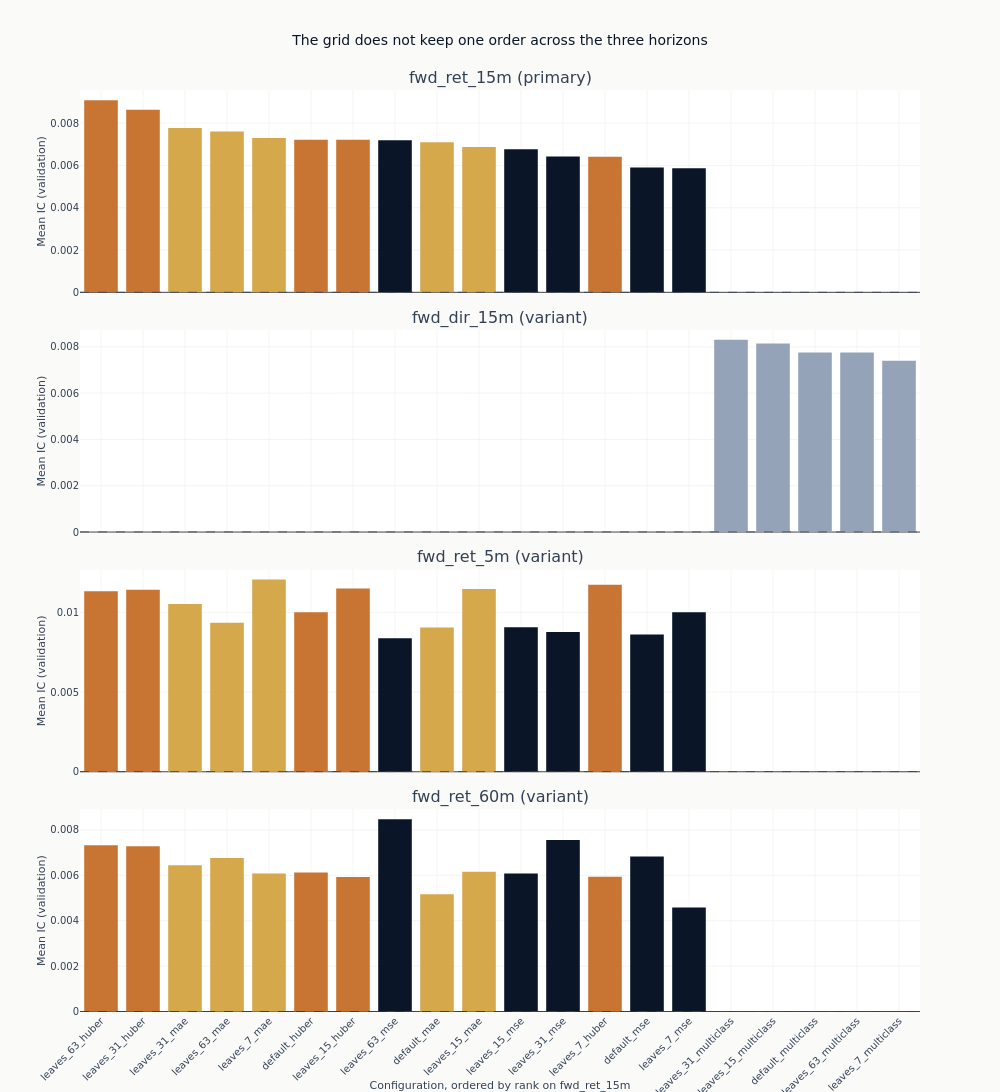

Notebook code for this chart:
### Markdown cell above
### Comparing every configuration at the same training length

The chart below drops the checkpoint dimension by taking each configuration's final state, so
every configuration is compared at the same amount of training. That is the comparison that does
not require choosing anything after the fact.

The configurations are held in one order across the panels - their ranking on the primary label
- so a panel that does not descend is a horizon that orders the grid differently. That is the
result worth having from a three-horizon sweep: an ordering that holds across the horizon
change is a property of the models, and one that does not is a property of the horizon.

### Code cell
final = (
    catalog.filter(pl.col("checkpoint_value") == pl.col("checkpoint_value").max().over("label"))
    .filter("full_coverage")
    .sort(["label", "ic_mean"], descending=[False, True])
)
final_iteration = int(final.get_column("checkpoint_value").max())
config_order = (
    final.filter(pl.col("label") == order_label)
    .sort("ic_mean", descending=True)
    .get_column("config_name")
    .to_list()
)

fig_final = make_subplots(
    rows=len(panel_labels),
    cols=1,
    shared_xaxes=True,
    vertical_spacing=0.04,
    subplot_titles=[
        f"{label} ({'primary' if label == primary else 'variant'})" for label in panel_labels
    ],
)
for row, label in enumerate(panel_labels, start=1):
    panel = final.filter(pl.col("label") == label)
    # A label whose menu declares different configurations - the classification one does - keeps
    # its own members and appends them after the shared order rather than being dropped.
    order = [name for name in config_order if name in set(panel.get_column("config_name"))]
    order += [name for name in panel.get_column("config_name").to_list() if name not in order]
    panel = panel.with_columns(
        rank=pl.col("config_name").replace_strict(
            {name: index for index, name in enumerate(order)}, return_dtype=pl.Int32
        )
    ).sort("rank")
    fig_final.add_trace(
        go.Bar(
            x=panel.get_column("config_name").to_list(),
            y=panel.get_column("ic_mean").to_list(),
            marker_color=[
                objectives[objective_of(name)] for name in panel.get_column("config_name")
            ],
            showlegend=False,
        ),
        row=row,
        col=1,
    )
    fig_final.add_hline(
        y=0, line_width=1, line_dash="dash", line_color=COLORS["neutral"], row=row, col=1
    )
    fig_final.update_yaxes(title_text="Mean IC (validation)", row=row, col=1)
fig_final.update_xaxes(
    title_text=f"Configuration, ordered by rank on {order_label}",
    tickangle=-45,
    row=len(panel_labels),
    col=1,
)
fig_final.update_layout(
    title="The grid does not keep one order across the three horizons",
    height=280 * len(panel_labels),
    width=1000,
    margin=dict(t=90),
)
show_plotly_with_alt(
    fig_final,
    "Bar charts of mean validation information coefficient at the final boosting iteration, one "
    "panel per declared label, bars coloured by loss function and held in the primary label's "
    "ranking order across every panel. The primary panel descends by construction; whether the "
    "others do is the comparison the figure exists for. Every panel carries a dashed zero line "
    "and the vertical scale is thousandths of rank correlation.",
)

### Figure 1 — Plotly figure (JSON) as saved in the notebook; plotly's stock layout.template omitted (floating-point values rounded to 4 significant figures)
{"data": [{"marker": {"color": ["#C87533", "#C87533", "#D4A84B", "#D4A84B", "#D4A84B", "#C87533", "#C87533", "#0a1628", "#D4A84B", "#D4A84B", "#0a1628", "#0a1628", "#C87533", "#0a1628", "#0a1628"]}, "showlegend": false, "type": "bar", "x": ["leaves_63_huber", "leaves_31_huber", "leaves_31_mae", "leaves_63_mae", "leaves_7_mae", "default_huber", "leaves_15_huber", "leaves_63_mse", "default_mae", "leaves_15_mae", "leaves_15_mse", "leaves_31_mse", "leaves_7_huber", "default_mse", "leaves_7_mse"], "xaxis": "x", "y": [0.009085, 0.00863, 0.007771, 0.007609, 0.007294, 0.007215, 0.007211, 0.007195, 0.007094, 0.006874, 0.006769, 0.00642, 0.006414, 0.005901, 0.00587], "yaxis": "y"}, {"marker": {"color": ["#94a3b8", "#94a3b8", "#94a3b8", "#94a3b8", "#94a3b8"]}, "showlegend": false, "type": "bar", "x": ["leaves_31_multiclass", "leaves_15_multiclass", "default_multiclass", "leaves_63_multiclass", "leaves_7_multiclass"], "xaxis": "x2", "y": [0.008297, 0.008141, 0.007757, 0.007749, 0.0074], "yaxis": "y2"}, {"marker": {"color": ["#C87533", "#C87533", "#D4A84B", "#D4A84B", "#D4A84B", "#C87533", "#C87533", "#0a1628", "#D4A84B", "#D4A84B", "#0a1628", "#0a1628", "#C87533", "#0a1628", "#0a1628"]}, "showlegend": false, "type": "bar", "x": ["leaves_63_huber", "leaves_31_huber", "leaves_31_mae", "leaves_63_mae", "leaves_7_mae", "default_huber", "leaves_15_huber", "leaves_63_mse", "default_mae", "leaves_15_mae", "leaves_15_mse", "leaves_31_mse", "leaves_7_huber", "default_mse", "leaves_7_mse"], "xaxis": "x3", "y": [0.01133, 0.01143, 0.01052, 0.009343, 0.01206, 0.01, 0.0115, 0.008376, 0.009059, 0.01146, 0.009064, 0.008778, 0.01174, 0.008621, 0.01001], "yaxis": "y3"}, {"marker": {"color": ["#C87533", "#C87533", "#D4A84B", "#D4A84B", "#D4A84B", "#C87533", "#C87533", "#0a1628", "#D4A84B", "#D4A84B", "#0a1628", "#0a1628", "#C87533", "#0a1628", "#0a1628"]}, "showlegend": false, "type": "bar", "x": ["leaves_63_huber", "leaves_31_huber", "leaves_31_mae", "leaves_63_mae", "leaves_7_mae", "default_huber", "leaves_15_huber", "leaves_63_mse", "default_mae", "leaves_15_mae", "leaves_15_mse", "leaves_31_mse", "leaves_7_huber", "default_mse", "leaves_7_mse"], "xaxis": "x4", "y": [0.007331, 0.007282, 0.006442, 0.006763, 0.006076, 0.006122, 0.005928, 0.00847, 0.005168, 0.006158, 0.006086, 0.007558, 0.005942, 0.006829, 0.004588], "yaxis": "y4"}], "layout": {"annotations": [{"font": {"size": 16}, "showarrow": false, "text": "fwd_ret_15m (primary)", "x": 0.5, "xanchor": "center", "xref": "paper", "y": 1.0, "yanchor": "bottom", "yref": "paper"}, {"font": {"size": 16}, "showarrow": false, "text": "fwd_dir_15m (variant)", "x": 0.5, "xanchor": "center", "xref": "paper", "y": 0.74, "yanchor": "bottom", "yref": "paper"}, {"font": {"size": 16}, "showarrow": false, "text": "fwd_ret_5m (variant)", "x": 0.5, "xanchor": "center", "xref": "paper", "y": 0.48, "yanchor": "bottom", "yref": "paper"}, {"font": {"size": 16}, "showarrow": false, "text": "fwd_ret_60m (variant)", "x": 0.5, "xanchor": "center", "xref": "paper", "y": 0.22, "yanchor": "bottom", "yref": "paper"}], "height": 1120, "margin": {"t": 90}, "shapes": [{"line": {"color": "#334155", "dash": "dash", "width": 1}, "type": "line", "x0": 0, "x1": 1, "xref": "x domain", "y0": 0, "y1": 0, "yref": "y"}, {"line": {"color": "#334155", "dash": "dash", "width": 1}, "type": "line", "x0": 0, "x1": 1, "xref": "x2 domain", "y0": 0, "y1": 0, "yref": "y2"}, {"line": {"color": "#334155", "dash": "dash", "width": 1}, "type": "line", "x0": 0, "x1": 1, "xref": "x3 domain", "y0": 0, "y1": 0, "yref": "y3"}, {"line": {"color": "#334155", "dash": "dash", "width": 1}, "type": "line", "x0": 0, "x1": 1, "xref": "x4 domain", "y0": 0, "y1": 0, "yref": "y4"}], "title": {"text": "The grid does not keep one order across the three horizons"}, "width": 1000, "xaxis": {"anchor": "y", "domain": [0.0, 1.0], "matches": "x4", "showticklabels": false}, "xaxis2": {"anchor": "y2", "domain": [0.0, 1.0], "matches": "x4", "showticklabels": false}, "xaxis3": {"anchor": "y3", "domain": [0.0, 1.0], "matches": "x4", "showticklabels": false}, "xaxis4": {"anchor": "y4", "domain": [0.0, 1.0], "tickangle": -45, "title": {"text": "Configuration, ordered by rank on fwd_ret_15m"}}, "yaxis": {"anchor": "x", "domain": [0.78, 1.0], "title": {"text": "Mean IC (validation)"}}, "yaxis2": {"anchor": "x2", "domain": [0.52, 0.74], "title": {"text": "Mean IC (validation)"}}, "yaxis3": {"anchor": "x3", "domain": [0.26, 0.48], "title": {"text": "Mean IC (validation)"}}, "yaxis4": {"anchor": "x4", "domain": [0.0, 0.22], "title": {"text": "Mean IC (validation)"}}}}
